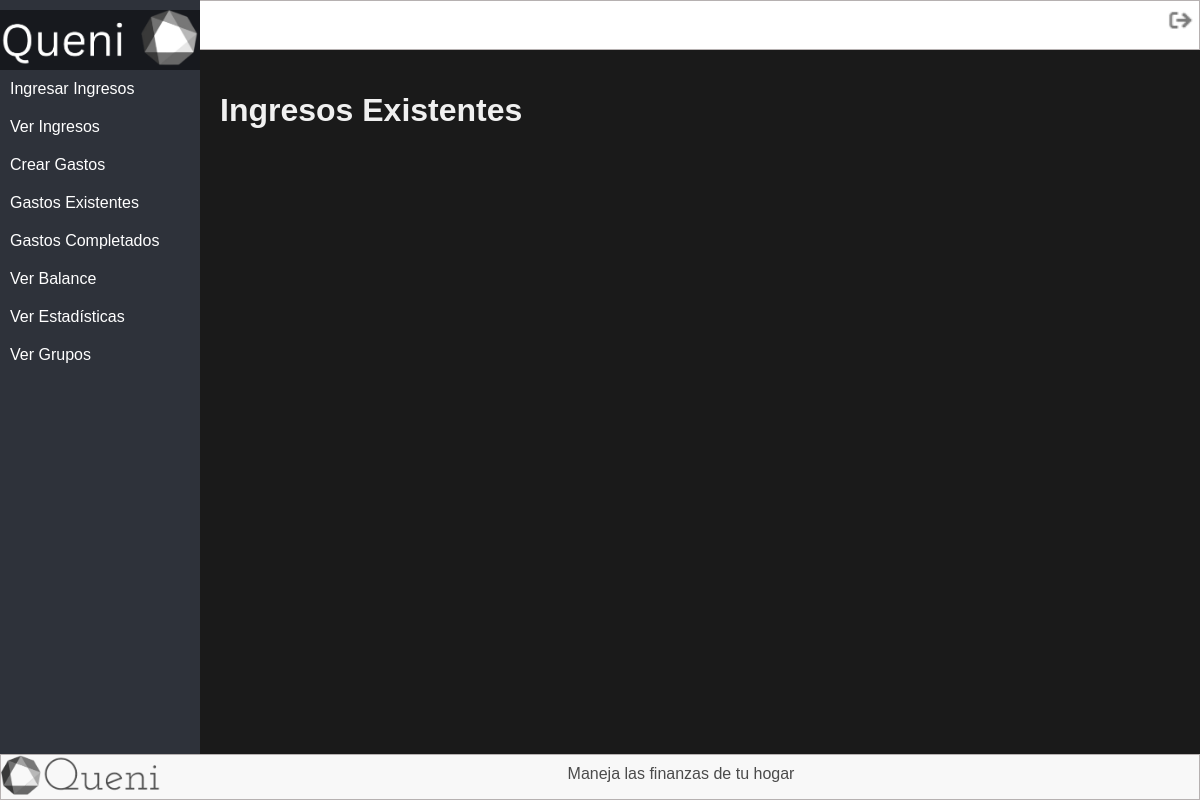
The app's page /verIngresos/ (signed in), older data.
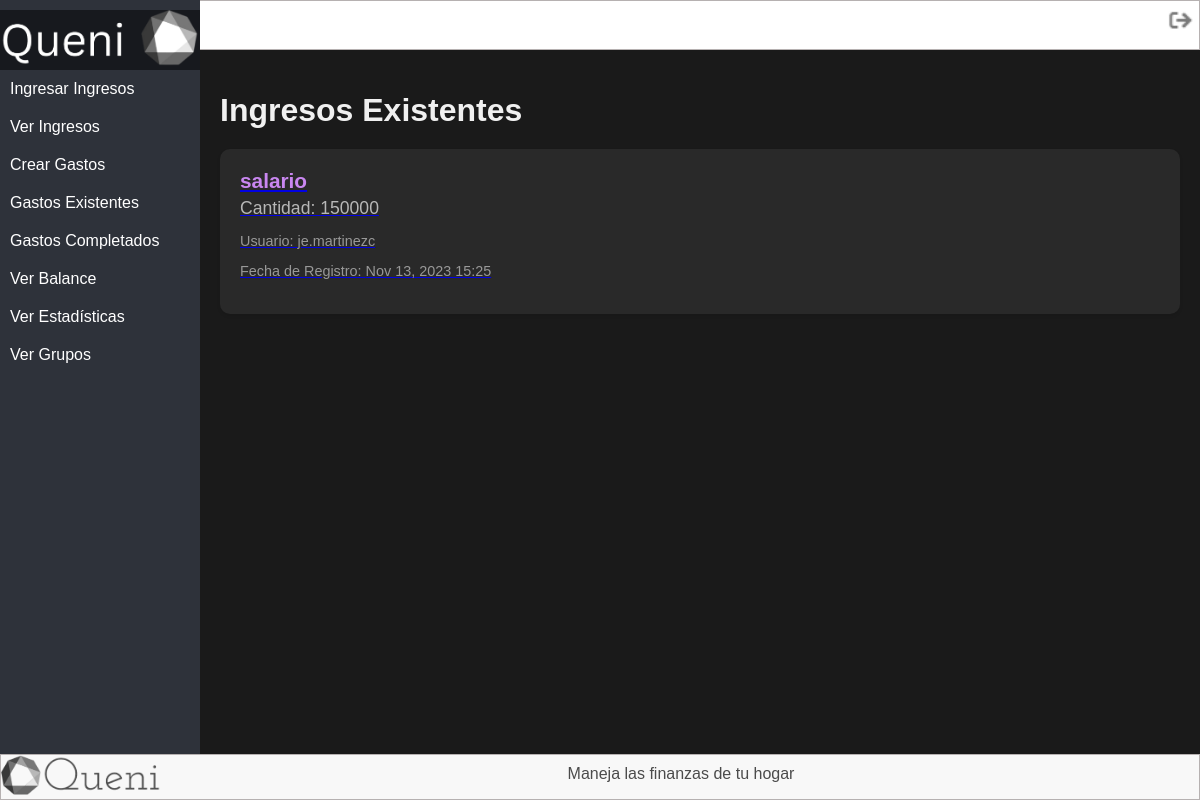
The same page, newer data.
### tasks/models.py (models this page shows)
class IngresarIngresos(models.Model):
    Nombre = models.CharField(max_length=50)
    Cantidad = models.BigIntegerField(default=0, blank=True, null=True)
    FechaDeRegistro = models.DateTimeField(null=True)
    user = models.ForeignKey(User, on_delete=models.CASCADE)

### tasks/views.py (the view)
# urls.py: path('verIngresos/',views.verIngresos, name = 'verIngresos'),
@login_required
def verIngresos(request):
    if request.method == 'GET':
        now = datetime.now()
        year = now.year
        month = now.month
        first_day = datetime(year, month, 1)
        last_day = first_day + timedelta(days=30)
        ingresos = IngresarIngresos.objects.filter(user=request.user, FechaDeRegistro__range=[first_day, last_day])
        return render(request, 'verIngresos.html', {'Ingresos': ingresos})

### tasks/templates/verIngresos.html (shortened to what this page needs)
{% extends 'base.html' %}
{% block content %}
<div class="container">
    <h1>Ingresos Existentes</h1>
    <ul class="ingresos-list">
        {% for IngresarIngresos in Ingresos %}
        <li class="ingreso-item">
            <a href="{% url 'ingresoDetail' IngresarIngresos.id %}">
                <h2 class="ingreso-title">{{ IngresarIngresos.Nombre }}</h2>
                <p class="ingreso-amount">Cantidad: {{ IngresarIngresos.Cantidad }}</p>
                <p class="ingreso-username">Usuario: {{ IngresarIngresos.user.username }}</p>
                <p class="date-created">Fecha de Registro: {{ IngresarIngresos.FechaDeRegistro|date:'M j, Y H:i' }}</p>
            </a>
        </li>
        {% endfor %}
    </ul>
</div>
{% endblock %}

### tasks/templates/base.html (shortened to what this page needs)
{% load static %}
<!DOCTYPE html>
<html lang="en">
<head>
    <link rel="stylesheet" type="text/css" href='{% static "css/base.css" %}'>
</head>
<body>
    {% if user.is_authenticated %}
    <header>
        <a class="opcion_logOut" href="/logout">
            <img class="logOut_img" src='{% static "images/logOut.png"%}'>
        </a>
    </header>
    <nav>
        <ul>
            <li>
                <div class="div_logo">
                    <a href="/">
                        <img class="logo" src='{% static "images/logo_barra.png"%}'>
                    </a>
                </div>
            </li>
            <li>
                <a class="opcion" href="/ingresarIngresos">Ingresar Ingresos</a>
            </li>
            <li>
                <a class="opcion" href="/verIngresos">Ver Ingresos</a>
            </li>
            <li>
                <a class="opcion" href="/verGastos/crearGastos/">Crear Gastos</a>
            </li>
            <li>
                <a class="opcion" href="/verGastos">Gastos Existentes</a>
            </li>
            <li>
                <a class="opcion" href="/verGastos/completados/">Gastos Completados</a>
            </li>
            <li>
                <a class="opcion" href="{% url 'verBalance' %}">Ver Balance</a>
            </li>
            <li>
                <a class="opcion" href="{% url 'estadisticas' %}">Ver Estadísticas</a>
            </li>
            <li>
                <a class="opcion" href="{% url 'lista_grupos' %}">Ver Grupos</a>
            </li>
        </ul>
    </nav>
    {% endif %}
    <main>
        {% block content %}
        {% endblock %}
    </main>
    <footer>
        <img class="logo_footer" src='{% static "images/logoGrisNoFondo.png"%}'>
        <img class="texto_footer" src='{% static "images/textoGrisNoFondo.png"%}'>
        <p class="p_slogan">Maneja las finanzas de tu hogar</p>
    </footer>
</body>
</html>

### tasks/static/css/base.css (style rules this page uses)
body { margin: 0; padding: 0; font-family: Arial, sans-serif; background-color: #f2f2f2; display: flex; flex-direction: column; min-height: 100vh; }
nav { background-color: #2E323A; color: #9DA3B1; padding: 10px 0; width: 200px; height: 100vh; position: fixed; z-index: 1; }
.logo { width: 100%; }
.div_logo { background-color: #17191E; z-index: 2; }
ul { list-style: none; margin: 0; padding: 0; }
li { margin: 0; }
.opcion { text-decoration: none; color: #fff; padding: 10px; border-radius: 5px; transition: background-color 0.3s, color 0.3s, border-color 0.3s; display: block; }
.opcion_logOut { text-decoration: none; color: #fff; border-radius: 5px; transition: background-color 0.3s, color 0.3s, border-color 0.3s; display: block; }
main { flex: 1; padding: 20px; margin-left: 200px; z-index: 0; }
header { display: flex; justify-content: space-between; align-items: center; background-color: #FFFFFF; text-align: center; color: #4C1D95; border: 1px solid #b6b1b1; }
footer { background-color: #F8F8F8; text-align: center; color: #4B4B4B; margin-top: auto; border: 1px solid #b6b1b1; z-index: 2; }
.logo_footer { width: 40px; height: auto; margin-right: 1px; float: left; }
.texto_footer { width: 120px; height: auto; margin-right: 1px; float: left; }
.logOut_img { width: 40px; height: auto; margin-right: 1px; }
.p_slogan { margin-top: 10px; }

### tasks/templates/verIngresos.html (style rules this page uses)
body { background-color: #1a1a1a; color: #f0f0f0; font-family: Arial, sans-serif; }
.ingresos-list { list-style: none; padding: 0; margin: 0; }
.ingreso-item { background-color: #2a2a2a; padding: 20px; margin: 20px 0; border-radius: 10px; box-shadow: 0 2px 4px rgba(0, 0, 0, 0.1); opacity: 0.95; transition: background-color 0.3s; }
.ingreso-title { font-size: 1.3rem; margin: 0; color: #d38dfc; }
.ingreso-amount { font-size: 1.1rem; margin: 5px 0; color: #c0c0c0; }
.ingreso-username { font-size: 0.9rem; color: #a0a0a0; }
.date-created { font-size: 0.9rem; color: #a0a0a0; }
h1 { margin-bottom: 20px; font-size: 2rem; color: #f0f0f0; }

Row changes from the older to the newer data that the page shows:
added IngresarIngresos: Nombre "salario", Cantidad "150000", user.username "je.martinezc", FechaDeRegistro "Nov 13, 2023 15:25"
